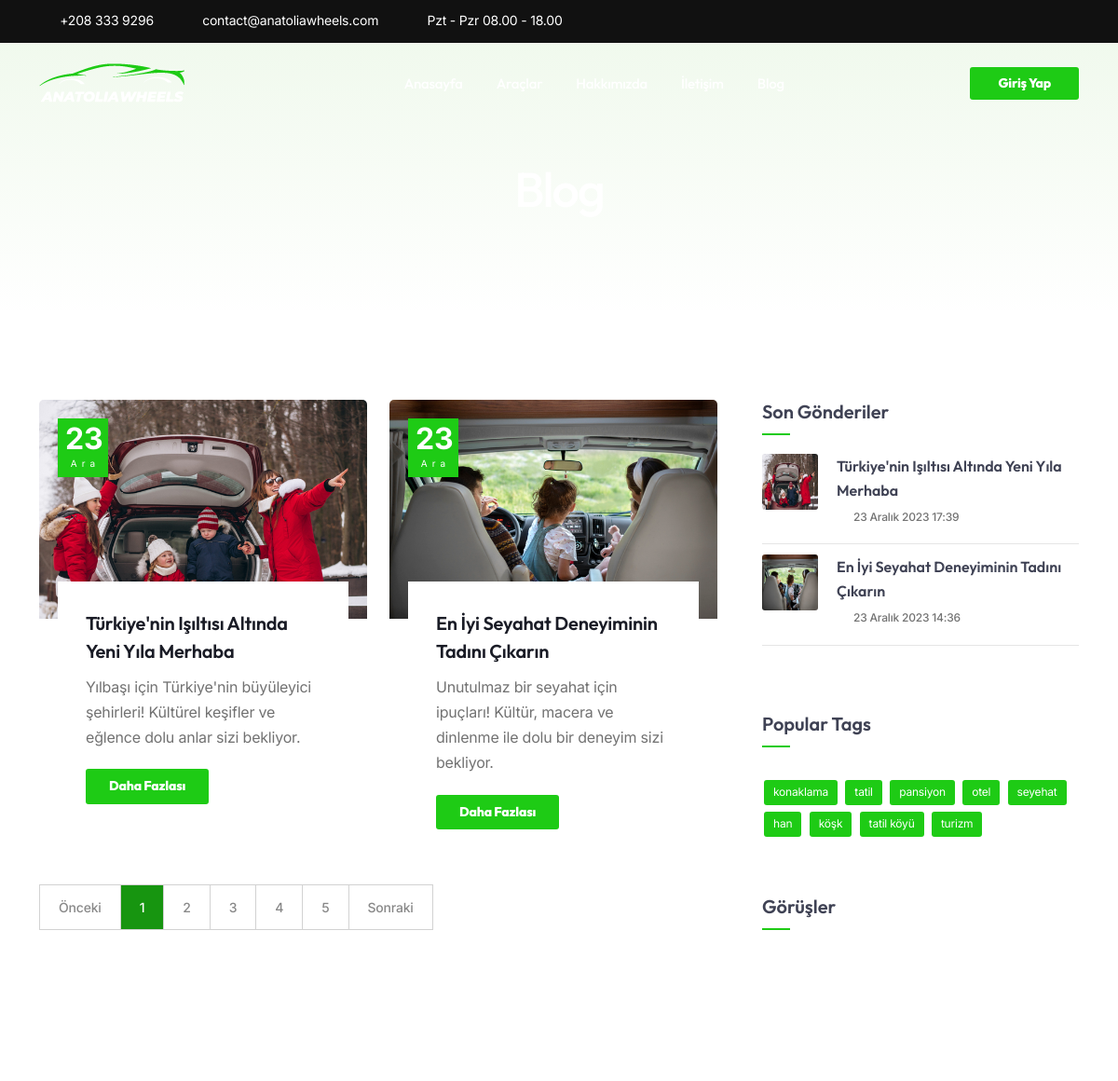
The page /blog/ (upper part) on the database as committed earlier.
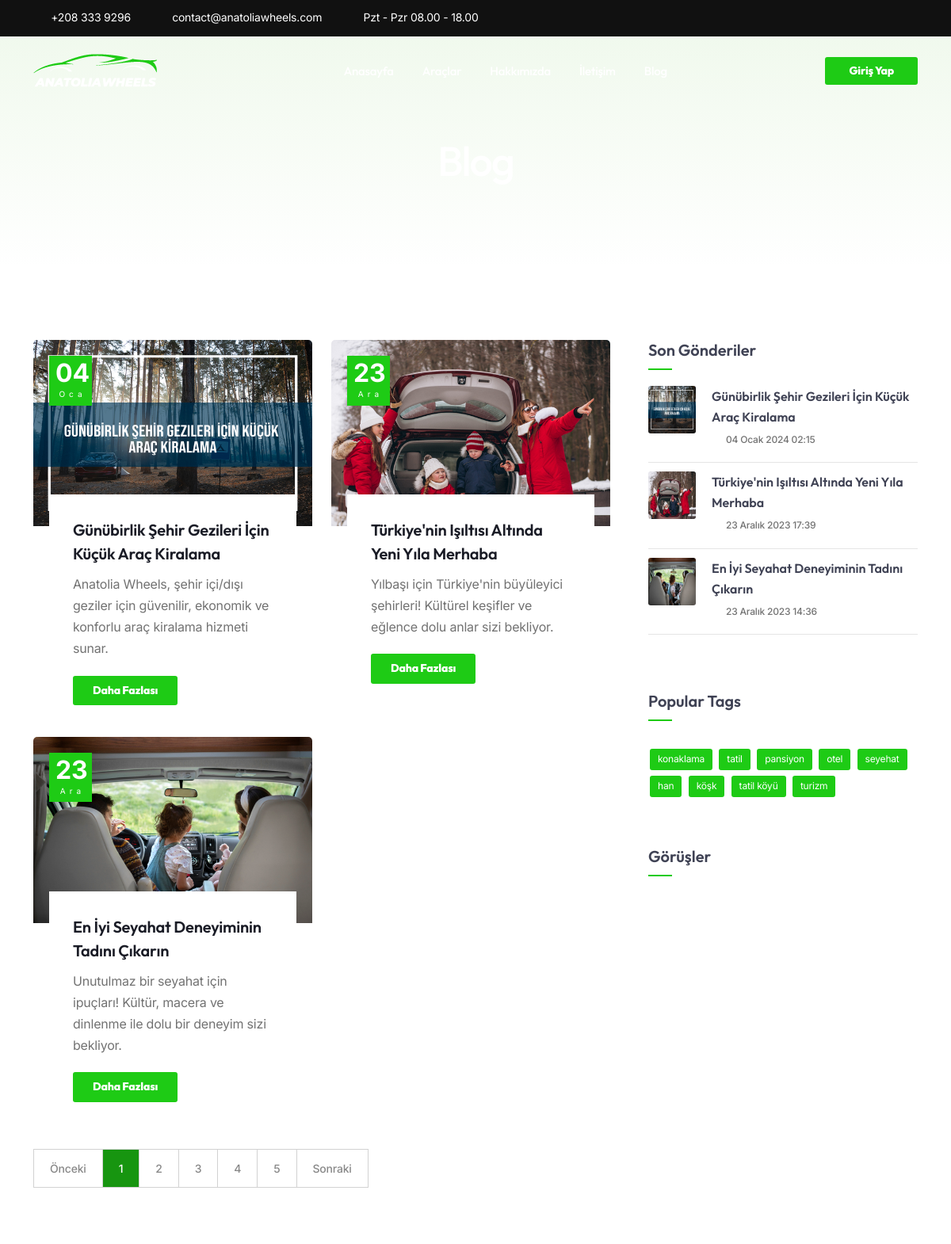
The same page on the database as committed later.
### rentacar/models.py (models this page shows, shortened)
class Blog(models.Model):
    title = models.CharField(max_length=120, verbose_name="Başlık")
    slug = AutoSlugField(populate_from='title', unique=True, verbose_name="Slug")
    summary = models.TextField(max_length=125, verbose_name="Özet")
    content = models.TextField(verbose_name="İçerik")
    created_at = models.DateTimeField(auto_now_add=True, null=True, verbose_name="Oluşturulma Tarihi")
    updated_at = models.DateTimeField(auto_now=True, null=True, verbose_name="Güncellenme Tarihi")
    blog_image1 = models.ImageField(null=True, blank=True, verbose_name="Blog Fotoğraf (600x400)")
    blog_recent_image = models.ImageField(null=True, blank=True, verbose_name="Sidebar Fotoğraf (400x400)")
    blog_detail_image = models.ImageField(null=True, blank=True, verbose_name="Blog Detay Fotoğraf (1200x800)")
    class Meta:
        verbose_name = "Blog"
        verbose_name_plural = "Bloglar"
        ordering = ['-id']

### rentacar/views.py (the view)
# urls.py: 2. Add a URL to urlpatterns:  path('blog/', include('blog.urls'))
def blog(request):
    title = 'Blog'
    blogs = Blog.objects.all()
    blog_recent_posts = list(Blog.objects.order_by('-created_at')[:5])
    return render(request, 'pages/blog.html', {
        'title': title,
        'blogs': blogs,
        'blog_recent_posts': blog_recent_posts,
    })

### templates/pages/blog.html (shortened to what this page needs)
{% extends 'base.html' %}
{% load static %}
{% block content %}
        <div class="no-bottom no-top" id="content">
            <section id="subheader" class="jarallax text-light">
                    <div class="center-y relative text-center">
                        <div class="container">
                            <div class="row">
                                <div class="col-md-12 text-center">
                                    <h1>Blog</h1>
                                </div>
                            </div>
                        </div>
                    </div>
            </section>
            <section id="section-hero" aria-label="section">
                <div class="container">
                    <div class="row gx-5">
                        <div class="col-lg-8">
                            <div class="row">
                                {% for blog in blogs %}
                                    <div class="col-lg-6 mb20">
                                        <div class="bloglist s2 item">
                                            <div class="post-content">
                                                <div class="post-image">
                                                    <div class="date-box">
                                                        <div class="m">{{ blog.created_at|date:"d" }}</div>
                                                        <div class="d">{{ blog.created_at|date:"M" }}</div>
                                                    </div>
                                                    <img alt="rentacar" src="{{ blog.blog_image1.url }}" class="lazy">
                                                </div>
                                                <div class="post-text">
                                                    <h4><a href="{% url 'blog_detail' slug=blog.slug %}">{{ blog.title }}</a></h4>
                                                    <p>{{ blog.summary }}</p>
                                                    <a class="btn-main" href="{% url 'blog_detail' slug=blog.slug %}">Daha Fazlası</a>
                                                </div>
                                            </div>
                                        </div>
                                    </div>
                                {% endfor %}
                                <div class="spacer-single"></div>
                                <div class="col-md-12">
                                    <ul class="pagination">
                                        <li><a href="#">Önceki</a></li>
                                        <li class="active"><a href="#">1</a></li>
                                        <li><a href="#">2</a></li>
                                        <li><a href="#">3</a></li>
                                        <li><a href="#">4</a></li>
                                        <li><a href="#">5</a></li>
                                        <li><a href="#">Sonraki</a></li>
                                    </ul>
                                </div>
                            </div>
                        </div>
                            <div class="col-lg-4">
                            <div class="widget widget-post">
                                <h4>Son Gönderiler</h4>
                                <div class="small-border"></div>
                                <ul class="de-bloglist-type-1">
                                    {% for brp in blog_recent_posts %}
                                        <li>
                                            <div class="d-image">
                                                <img src="{{ brp.blog_recent_image.url }}" alt="">
                                            </div>
                                            <div class="d-content">
                                                <a href="{% url 'blog_detail' slug=brp.slug %}"><h4>{{ brp.title }}</h4></a>
                                                <div class="d-date">{{ brp.created_at }}</div>
                                            </div>
                                        </li>
                                    {% endfor %}
                                </ul>
                            </div>
                            <div class="widget widget_tags">
                                <h4>Popular Tags</h4>
                                <div class="small-border"></div>
                                <ul>
                                    <li><a href="#link">konaklama</a></li>
                                    <li><a href="#link">tatil</a></li>
                                    <li><a href="#link">pansiyon</a></li>
                                    <li><a href="#link">otel</a></li>
                                    <li><a href="#link">seyehat</a></li>
                                    <li><a href="#link">han</a></li>
                                    <li><a href="#link">köşk</a></li>
                                    <li><a href="#link">tatil köyü</a></li>
                                    <li><a href="#link">turizm</a></li>
                                </ul>
                            </div>
                            <div class="widget">
                                <h4>Görüşler</h4>
                                <div class="small-border"></div>
                            </div>
                        </div>
                    </div>
                </div>
            </section>
        </div>
{% endblock %}

### templates/base.html
{% include 'pages/header.html' %}
{% block content %}
{% endblock %}
{% include 'pages/footer.html' %}

### templates/pages/header.html (shortened to what this page needs)
{% load static %}
<!DOCTYPE html>
<html lang="tr">
<head>
    <link href="{% static 'css/bootstrap.min.css' %}" rel="stylesheet" type="text/css" id="bootstrap">
    <link href="{% static 'css/mdb.min.css' %}" rel="stylesheet" type="text/css" id="mdb">
    <link href="{% static 'css/plugins.css' %}" rel="stylesheet" type="text/css">
    <link href="{% static 'css/style.css' %}" rel="stylesheet" type="text/css">
    <link href="{% static 'css/coloring.css' %}" rel="stylesheet" type="text/css">
    <link rel="stylesheet" href="https://code.jquery.com/ui/1.13.0/themes/base/jquery-ui.css">
    <link id="colors" href="{% static 'css/colors/scheme-01.css' %}" rel="stylesheet" type="text/css">
</head>
<body onload="initialize()">
    <div id="wrapper">
        <header class="transparent scroll-light has-topbar">
            <div id="topbar" class="topbar-dark text-light">
                <div class="container">
                    <div class="topbar-left xs-hide">
                        <div class="topbar-widget">
                            <div class="topbar-widget"><a href="#"><i class="fa fa-phone"></i>+208 333 9296</a></div>
                            <div class="topbar-widget"><a href="#"><i class="fa fa-envelope"></i>contact@anatoliawheels.com</a></div>
                            <div class="topbar-widget"><a href="#"><i class="fa fa-clock-o"></i>Pzt - Pzr 08.00 - 18.00</a></div>
                        </div>
                    </div>
                    <div class="topbar-right">
                        <div class="social-icons">
                            <a href="#"><i class="fa fa-facebook fa-lg"></i></a>
                            <a href="#"><i class="fa fa-twitter fa-lg"></i></a>
                            <a href="#"><i class="fa fa-youtube fa-lg"></i></a>
                            <a href="#"><i class="fa fa-pinterest fa-lg"></i></a>
                            <a href="#"><i class="fa fa-instagram fa-lg"></i></a>
                        </div>
                    </div>
                    <div class="clearfix"></div>
                </div>
            </div>
            <div class="container">
                <div class="row">
                    <div class="col-md-12">
                        <div class="de-flex sm-pt10">
                            <div class="de-flex-col">
                                <div class="de-flex-col">
                                    <div id="logo">
                                        <a href="{% url 'index' %}">
                                            <img class="logo-1" src="{% static 'images/logo-light-1.png' %}" alt="">
                                        </a>
                                    </div>
                                </div>
                            </div>
                            <div class="de-flex-col header-col-mid">
                                <ul id="mainmenu">
                                    <li><a class="menu-item" href="{% url 'index' %}">Anasayfa</a></li>
                                    <li><a class="menu-item" href="{% url 'cars' %}">Araçlar</a></li>
                                    <li><a class="menu-item" href="{% url 'about' %}">Hakkımızda</a></li>
                                    <li><a class="menu-item" href="{% url 'contact' %}">İletişim</a></li>
                                    <li><a class="menu-item" href="{% url 'blog' %}">Blog</a></li>
                                </ul>
                            </div>
                            <div class="de-flex-col">
                                <div class="menu_side_area">
                                    <div class="de-login-menu">
                                        {% if user.is_authenticated %}
                                            <span id="de-click-menu-profile" class="de-menu-profile">
                                                {% if user.profile_image %}
                                                    <img src="{{ user.profile_image.url }}" class="img-fluid" alt="{{ user.username }}">
                                                {% else %}
                                                    <img src="{% static 'images/profile/1.jpg' %}" class="img-fluid" alt="Profil">
                                                {% endif %}
                                            </span>
                                            <div id="de-submenu-profile" class="de-submenu">
                                                <div class="d-name">
                                                    <h4>{{ user.get_full_name|default:user.username }}</h4>
                                                    <span class="text-gray">{{ user.email }}</span>
                                                </div>
                                                <div class="d-line"></div>
                                                <ul class="menu-col">
                                                    <li><a href="{% url 'account_dashboard' %}"><i class="fa fa-home"></i>Dashboard</a></li>
                                                    <li><a href="{% url 'account_profile' %}"><i class="fa fa-user"></i>Profilim</a></li>
                                                    <li><a href="{% url 'user_logout' %}"><i class="fa fa-sign-out"></i>Çıkış Yap</a></li>
                                                </ul>
                                            </div>
                                        {% else %}
                                            <a href="{% url 'user_login' %}" class="btn-main">Giriş Yap</a>
                                        {% endif %}
                                    </div>
                                </div>
                            </div>
                        </div>
                    </div>
                </div>
            </div>
        </header>

### templates/pages/footer.html (shortened to what this page needs)
{% load static %}
</div>
</body>
</html>

### static/css/colors/scheme-01.css (style rules this page uses)
:root { --primary-color: #1ECB15; --primary-color-rgb: 120, 202, 92; --secondary-color: #179510; --secondary-color-rgb: 23, 149, 16; }

Rows that differ between the two databases and show on the page:
added Blog: created_at "04", created_at "Oca", blog_image1 (picture), title "Günübirlik Şehir Gezileri İçin Küçük Araç Kiralama", summary "Anatolia Wheels, şehir içi/dışı geziler için güvenilir, ekonomik ve konforlu araç kiralama hizmeti sunar.", blog_recent_image (picture), created_at "04 Ocak 2024 02:15"
